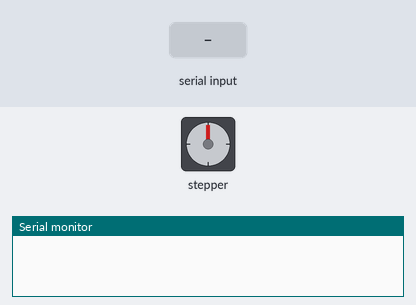
Recording of a sketch running on a simulated Arduino Uno, built with avr-gcc and run on an emulated ATmega328P. Parts: stepper motor, the last lines printed to the serial monitor. Inputs (shaded band) come from the test bench. Stepper angles assume 19080 steps per turn.

Above: at 1.2 s.
1.3 s: "200\n" received over Serial
At 2.5 s:
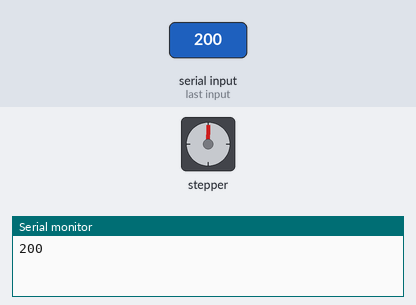
4.0 s: "90,45\n" received over Serial
At 6.5 s:
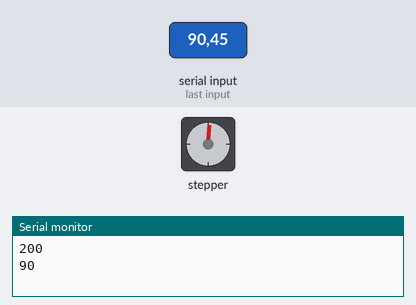
Timing chart, 0 to 8.0 s (numbered marks = the images above; inputs shaded):
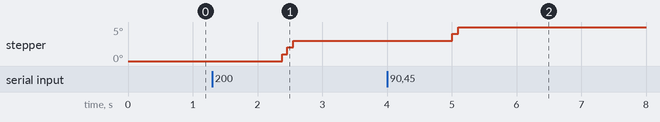

Measured:
- after the input at 4.0 s, stepper: goes 4° 0.09 s, then 5°, starting after 1.0 s

The sketch:

360Cam.ino
```cpp
/* Stepper Motor Control */

#include <Stepper.h>
const int stepsPerRevolution = 19080;
// change this to fit the number of steps per revolution
// for your motor
// initialize the stepper library on pins 8 through 11:
Stepper myStepper(stepsPerRevolution, 2, 3, 4, 5);
String steps;
int steps_to_int;
void setup() {
  // set the speed at 60 rpm:

  // initialize the serial port:
  Serial.begin(9600);
}

void loop() {
  // step one revolution in one direction:
  if (Serial.available() > 0)
  {
    steps = Serial.readString();
    steps_to_int = steps.toInt();
    Serial.println(steps_to_int);
    myStepper.setSpeed(2);
    myStepper.step(steps_to_int);
  }
}
```
